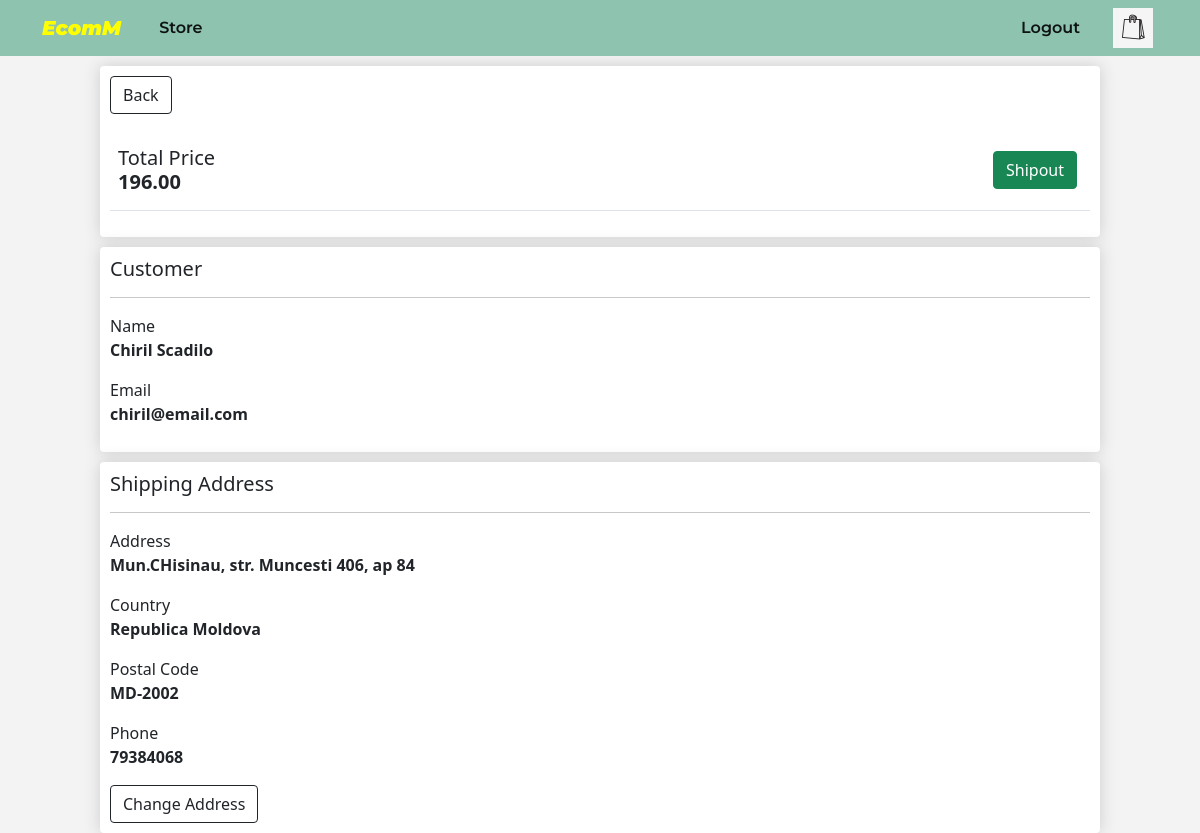
Page /checkout/12 (signed in) on the earlier database version.
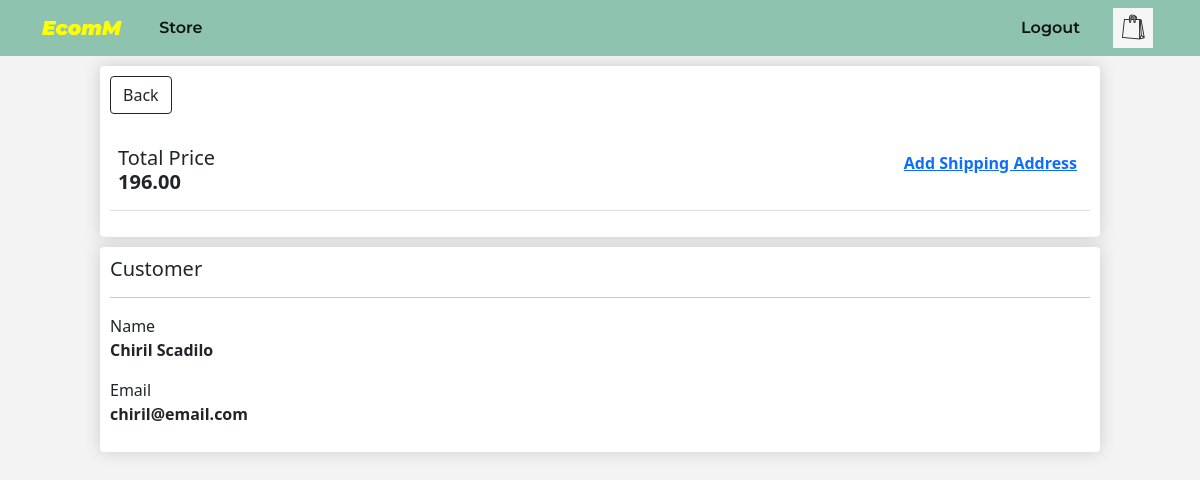
Same page on the later database version.
### products/models.py (models this page shows, shortened)
class ShippingAddress(models.Model):
    customer = models.ForeignKey(Profile, on_delete=models.SET_NULL, null=True, blank=True)
    address = models.CharField(max_length=150)
    country = models.CharField(max_length=150)
    postal_code = models.CharField(max_length=150)
    phone = models.CharField(max_length=150)

### products/views.py (the view, shortened to what this page needs)
# urls.py: path('checkout/<str:pk>', views.chekout, name='checkout'),
@login_required(login_url='login')
def chekout(request, pk):
    customer = request.user.profile
    shippingAddress = ShippingAddress.objects.filter(customer=customer).first()
    order = Order.objects.get(id=pk)
    form = CompleteOrder(instance=order)
    return render(request,'products/checkout.html', {'shippingAddress':shippingAddress, 'order':order, 'customer':customer})

### products/models.py (called while the page is built)
    @property
    def get_price_total(self):
        orderitems = self.order_items.all()
        total_orderitem = sum([item.get_total for item in orderitems])
        return total_orderitem

    @property
    def get_total(self):
        total = self.product.price * self.quantity
        return total

### products/templates/products/checkout.html (shortened to what this page needs)
{%extends 'main.html'%}
{% load static %}
{%block content%}
    <div class="wrapper">
        <div class="col-lg-12">
            <div class="box-element">
                <a class="btn btn-outline-dark" href="{%url 'order' %}">Back</a>
                <br>
                <br>
                <table class="table">
                    <tr>
                        <th><h5>Total Price <br> <strong>{{order.get_price_total|floatformat:2}}</strong></h5></th>
                        <th>
                        {%if shippingAddress%}
                            <form action="{%url 'checkout' order.id%}" method="POST">
                                <button id="shipout" type="submit" class="btn btn-success" method="POST">Shipout</button>
                            </form>
                            {%else%}
                                <a id="shipout" href="{%url 'add-shippingAddress'%}">Add Shipping Address</a>
                        {%endif%}
                        </th>
                    </tr>
                </table>
            </div>
            <div class="box-element">
                <h5>Customer</h5>
                <hr>
                <p>Name <br> <strong>{{customer.name}}</strong></p>
                <p>Email <br> <strong>{{customer.email}}</strong></p>
            </div>
            {%if shippingAddress%}
                <div class="box-element">
                        <h5>Shipping Address</h5>
                        <hr>
                        <p>Address <br> <strong>{{shippingAddress.address}}</strong></p>
                        <p>Country <br> <strong>{{shippingAddress.country}}</strong></p>
                        <p>Postal Code <br> <strong>{{shippingAddress.postal_code}}</strong></p>
                        <p>Phone <br> <strong>{{shippingAddress.phone}}</strong></p>
                        <a class="btn btn-outline-dark" href="{%url 'update_shippingAddress' shippingAddress.id %}">Change Address</a>
                </div>
            {%endif%}
        </div>
    </div>
{%endblock%}

Differences in the rows shown:
removed ShippingAddress: address "Mun.CHisinau, str. Muncesti 406, ap 84", country "Republica Moldova", postal_code "MD-2002", phone "79384068"
Other differences:
text no longer shown: "Shipout Shipping Address Address Country Postal Code Phone Change Address"
text now shown: "Add Shipping Address"
